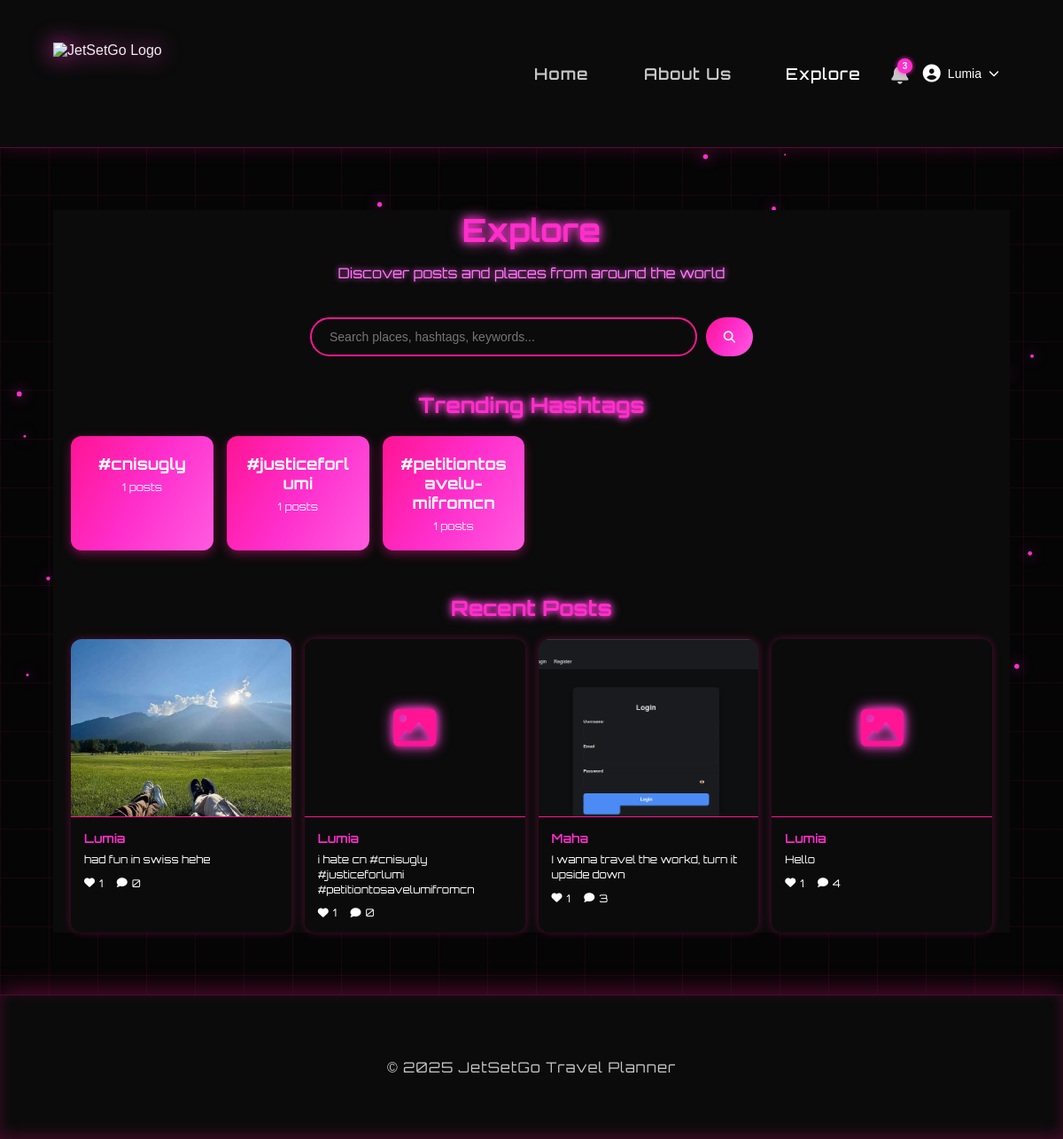
The page /social/explore (signed in) on the database its author committed.
### app/models.py (models this page shows, shortened)
class User(db.Model):
    __tablename__ = 'user'
    id = db.Column(db.Integer, primary_key=True)
    username = db.Column(db.String(100), nullable=False)
    email = db.Column(db.String(100), unique=True, nullable=False)
    password = db.Column(db.String(200), nullable=False)
    shared_expenses = db.relationship("Expense", secondary=expense_shared, backref="users_shared")
    favorite_destinations = db.relationship(
        "FavoriteDestination",
        secondary=user_favorite_destinations,
        backref=db.backref("users_who_favorited", lazy="dynamic")
    )
    reviews = db.relationship("Review", backref="user", lazy=True, cascade="all, delete-orphan")

class Post(db.Model):
    __tablename__ = "post"
    id = db.Column(db.Integer, primary_key=True)
    user_id = db.Column(db.Integer, db.ForeignKey("user.id"), nullable=False)
    content = db.Column(db.Text, nullable=False)
    image_url = db.Column(db.String(500))
    created_at = db.Column(db.DateTime, default=datetime.utcnow)
    updated_at = db.Column(db.DateTime, default=datetime.utcnow, onupdate=datetime.utcnow)
    user = db.relationship("User", backref=db.backref("posts", lazy=True, cascade="all, delete-orphan"))
    comments = db.relationship("Comment", backref="post", lazy=True, cascade="all, delete-orphan")
    likes = db.relationship("User", secondary=post_likes, backref=db.backref("liked_posts", lazy=True))
    def get_like_count(self):
        return len(self.likes)
    def delete(self):
        """Delete post"""
        db.session.delete(self)
        db.session.commit()

### app/routes/social.py (the view)
@social_bp.route("/explore")
def explore():
    if "user_id" not in session:
        flash("Please log in to explore", "danger")
        return redirect(url_for("auth.login"))
    from app.models import Post
    import re
    all_posts = Post.query.order_by(Post.created_at.desc()).all()
    hashtags_dict = {}
    for post in all_posts:
        tags = re.findall(r'#\w+', post.content)
        for tag in tags:
            tag_lower = tag.lower()
            if tag_lower not in hashtags_dict:
                hashtags_dict[tag_lower] = {'count': 0, 'tag': tag}
            hashtags_dict[tag_lower]['count'] += 1
    sorted_hashtags = sorted(hashtags_dict.values(), key=lambda x: x['count'], reverse=True)[:20]
    recent_posts = all_posts[:10]
    return render_template("explore.html", hashtags=sorted_hashtags, recent_posts=recent_posts)

### app/templates/explore.html (shortened to what this page needs)
{% extends 'base.html' %}
{% block content %}
<div class="explore-container">
    <div class="explore-header">
        <h1>Explore</h1>
        <p>Discover posts and places from around the world</p>
    </div>
    <div class="search-section">
        <form method="GET" action="{{ url_for('social.search_posts') }}" class="search-form">
            <input type="text" name="q" placeholder="Search places, hashtags, keywords..." required>
            <button type="submit" class="btn-search">
                <i class="fas fa-search"></i>
            </button>
        </form>
    </div>
    <div class="trending-section">
        <h2>Trending Hashtags</h2>
        <div class="hashtags-grid">
            {% for item in hashtags %}
                <a href="{{ url_for('social.search_hashtag', tag=item.tag.lstrip('#')) }}" class="hashtag-card">
                    <div class="hashtag-name">{{ item.tag }}</div>
                    <div class="hashtag-count">{{ item.count }} posts</div>
                </a>
            {% endfor %}
        </div>
    </div>
    <div class="recent-posts-section">
        <h2>Recent Posts</h2>
        <div class="posts-grid">
            {% if recent_posts %}
                {% for post in recent_posts %}
                    <div class="post-preview-card">
                        {% if post.image_url %}
                            <div class="preview-image">
                                <img src="{{ post.image_url }}" alt="Post">
                            </div>
                        {% else %}
                            <div class="preview-image-placeholder">
                                <i class="fas fa-image"></i>
                            </div>
                        {% endif %}
                        <div class="preview-content">
                            <h3>{{ post.user.username }}</h3>
                            <p>{{ post.content[:100] }}{% if post.content|length > 100 %}...{% endif %}</p>
                            <div class="preview-stats">
                                <span><i class="fas fa-heart"></i> {{ post.get_like_count() }}</span>
                                <span><i class="fas fa-comment"></i> {{ post.comments|length }}</span>
                            </div>
                        </div>
                        <a href="{{ url_for('social.your_page') }}" class="preview-overlay"></a>
                    </div>
                {% endfor %}
            {% else %}
                <p class="no-posts">No posts yet</p>
            {% endif %}
        </div>
    </div>
</div>
{% endblock %}

### app/templates/base.html (shortened to what this page needs)
<!DOCTYPE html>
<html lang="en">
<head>
    <link rel="stylesheet" href="{{ url_for('static', filename='css/style.css') }}">
    <link rel="stylesheet"
          href="https://cdnjs.cloudflare.com/ajax/libs/font-awesome/6.5.0/css/all.min.css">
</head>
<body>
<header>
    <div class="container nav-container">
        <img src="{{ url_for('static', filename='images/logo.png') }}" alt="JetSetGo Logo" class="logo">
        <nav>
            {% if 'user_id' in session and 'user_email' in session %}
            <a href="{{ url_for('view.user_home') }}">Home</a>
            {% else %}
            <a href="{{ url_for('view.landing') }}">Home</a>
            {% endif %}
            <a href="{{ url_for('main.about') }}">About Us</a>
            <a href="{{ url_for('social.explore') }}" class="nav-explore">Explore</a>
            <div class="notif-wrapper">
                <i class="fas fa-bell notif-bell" id="notifBell"></i>
                <span id="notifBadge" class="notif-badge" style="display:none;">0</span>
            </div>
            {% if 'user_id' in session and 'user_email' in session %}
                <div class="user-dropdown-wrapper">
                    <button class="user-dropdown-toggle">
                        <i class="fas fa-user-circle"></i>
                        <span class="username-display">{{ session.get('user_name', 'User') }}</span>
                        <i class="fas fa-chevron-down"></i>
                    </button>
                </div>
            {% else %}
                <a href="{{ url_for('auth.login') }}">Login</a>
                <a href="{{ url_for('auth.register') }}">Register</a>
            {% endif %}
        </nav>
    </div>
</header>
<main class="container">
    {% block content %}{% endblock %}
</main>
<footer>
    <div class="container">
        <p>&copy; {{ 2025 }} JetSetGo Travel Planner</p>
    </div>
</footer>
</body>
</html>

### app/static/css/style.css (style rules this page uses)
:root { --bg-color: #000000; --text-color: #f2f2f2; --soft-text: #c7c7c7; --card-bg: rgba(10, 10, 10, 0.8); --border-color: #ff2ecc; --neon-pink: #ff2ecc; --neon-hover: #ff5be0; }
body { background: var(--bg-color); color: var(--text-color); font-family: "Inter", sans-serif; margin: 0; padding: 0; opacity: 0; animation: fadeIn 0.9s ease-out forwards; }
a { transition: opacity 0.3s ease; }
.container { width: 90%; max-width: 1150px; margin: auto; }
body::before { content: ""; position: fixed; top: 0; left: 0; width: 100%; height: 100%; background-image: linear-gradient(rgba(255, 20, 147, 0.08) 1px, transparent 1px), linear-gradient(90deg, rgba(255, 20, 147, 0.08) 1px, transparent 1px); background-size: 55px 55px; animation: gridMove 32s linear infinite; z-index: -3; pointer-events: none !important; }
header { background: #0b0b0b; padding: 18px 0; border-bottom: 1px solid rgba(255, 20, 147, 0.3); box-shadow: 0 0 20px rgba(255, 20, 147, 0.2); position: relative; z-index: 20; }
header .container { display: flex; justify-content: space-between; align-items: center; }
.logo { height: 70px; filter: drop-shadow(0 0 12px var(--neon-pink)); }
nav a { margin-left: 30px; text-decoration: none; color: var(--soft-text); font-size: 18px; font-family: "Orbitron", sans-serif; letter-spacing: 1px; font-weight: 600; padding: 10px 14px; transition: 0.25s ease; position: relative; z-index: 20; }
input { width: 100%; padding: 12px 14px; border-radius: 8px; background: #0a0a0a; color: var(--text-color); border: 1px solid #333; box-sizing: border-box; transition: 0.2s ease; position: relative; z-index: 20; }
footer { background: #0b0b0b; padding: 25px 0; text-align: center; color: var(--soft-text); border-top: 1px solid rgba(255, 20, 147, 0.25); font-family: "Orbitron", sans-serif; letter-spacing: 1px; box-shadow: 0 -5px 25px rgba(255, 20, 147, 0.3), inset 0 -5px 15px rgba(255, 20, 147, 0.2); position: relative; z-index: 20; }
.container { max-width: 1200px; margin: auto; padding: 30px 15px; position: relative; z-index: 10; }
.container h2 { color: var(--neon-pink); text-align: center; font-family: "Orbitron", sans-serif; text-shadow: 0 0 15px var(--neon-pink); margin-bottom: 40px; }
body { background: #050505; color: #eee; font-family: 'Poppins', sans-serif; }
.notif-wrapper { position: relative; display: inline-block; margin-left: 18px; }
.notif-bell { font-size: 22px; color: var(--soft-text); cursor: pointer; transition: 0.25s ease; text-shadow: none; position: relative; top: 2px; }
.notif-badge { position: absolute; top: -5px; right: -5px; background: var(--neon-pink); color: white; font-size: 10px; padding: 3px 6px; border-radius: 50%; font-weight: bold; box-shadow: 0 0 5px var(--neon-pink); }

### app/templates/base.html (style rules this page uses)
.nav-explore { color: white; text-decoration: none; font-weight: 500; transition: all 0.3s; padding: 8px 12px; border-radius: 6px; }
.user-dropdown-wrapper { position: relative; display: inline-block; }
.user-dropdown-toggle { background: none; border: none; color: white; cursor: pointer; display: flex; align-items: center; gap: 8px; font-size: 14px; transition: opacity 0.3s; padding: 8px 12px; border-radius: 6px; }
.user-dropdown-toggle i:first-child { font-size: 20px; }
.user-dropdown-toggle i:last-child { font-size: 12px; transition: transform 0.3s; }

### rows shown on the page
User: get "Lumia"
Post: image_url (picture), user.username "Lumia", content "had fun in swiss hehe", get_like_count "1", comments|length "0"
Post: user.username "Lumia", content "i hate cn #cnisugly #justiceforlumi #petitiontosavelumifromcn", get_like_count "1", comments|length "0"
Post: image_url (picture), user.username "Maha", content "I wanna travel the workd, turn it upside down", get_like_count "1", comments|length "3"
Post: user.username "Lumia", content "Hello", get_like_count "1", comments|length "4"

### other values the page prints
{{ item.tag }} "#cnisugly" "#justiceforlumi" "#petitiontosavelumifromcn"
{{ item.count }} "1" "1" "1"
{{ 2025 }} "2025"
